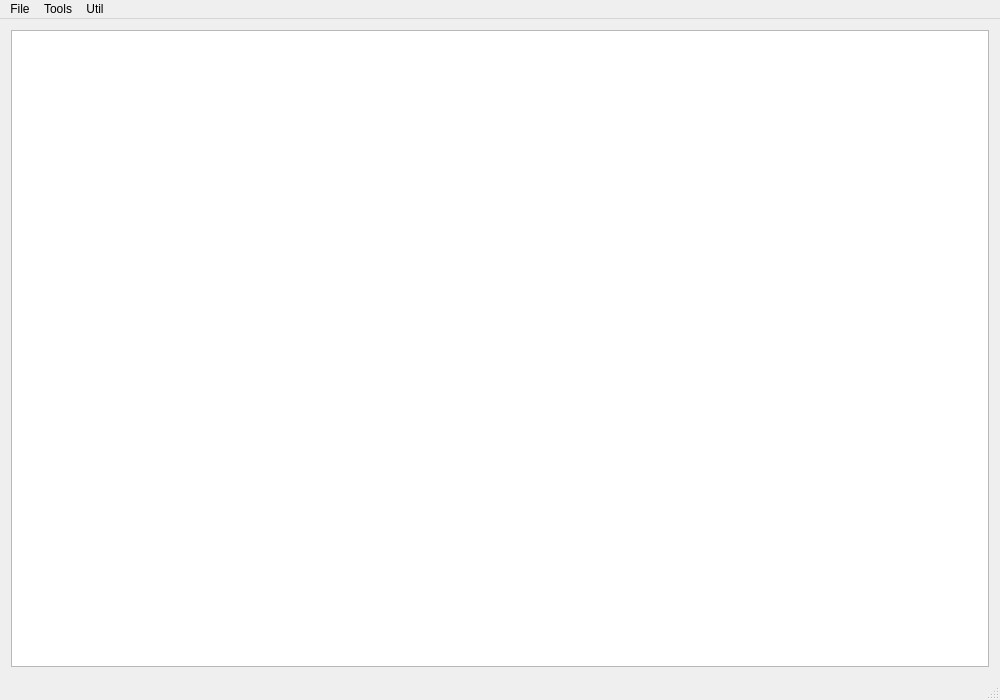
<?xml version="1.0" encoding="UTF-8"?>
<ui version="4.0">
 <class>MainWindow</class>
 <widget class="QMainWindow" name="MainWindow">
  <property name="geometry">
   <rect>
    <x>0</x>
    <y>0</y>
    <width>1000</width>
    <height>700</height>
   </rect>
  </property>
  <property name="windowTitle">
   <string>MainWindow</string>
  </property>
  <widget class="QWidget" name="centralWidget">
   <layout class="QHBoxLayout" name="horizontalLayout">
    <item>
     <widget class="QGraphicsView" name="graphicsView"/>
    </item>
   </layout>
  </widget>
  <widget class="QMenuBar" name="menuBar">
   <property name="geometry">
    <rect>
     <x>0</x>
     <y>0</y>
     <width>1000</width>
     <height>25</height>
    </rect>
   </property>
   <widget class="QMenu" name="menufile">
    <property name="title">
     <string>File</string>
    </property>
    <addaction name="actionopen_file"/>
    <addaction name="actionCreate"/>
    <addaction name="actionSave"/>
    <addaction name="separator"/>
    <addaction name="actionProperties"/>
   </widget>
   <widget class="QMenu" name="menuUtil">
    <property name="title">
     <string>Util</string>
    </property>
    <addaction name="actionGraphWindow"/>
    <addaction name="separator"/>
   </widget>
   <widget class="QMenu" name="menuTools">
    <property name="title">
     <string>Tools</string>
    </property>
    <addaction name="actionDraw_triangle"/>
    <addaction name="actionDraw_line"/>
    <addaction name="actionInvert_circle"/>
    <addaction name="actionCut_image"/>
    <addaction name="actionNew_tool"/>
   </widget>
   <addaction name="menufile"/>
   <addaction name="menuTools"/>
   <addaction name="menuUtil"/>
  </widget>
  <widget class="QStatusBar" name="statusBar"/>
  <action name="actionopen_file">
   <property name="text">
    <string>Open</string>
   </property>
  </action>
  <action name="actionCreate">
   <property name="text">
    <string>Create</string>
   </property>
  </action>
  <action name="actionSave">
   <property name="text">
    <string>Save</string>
   </property>
  </action>
  <action name="actionFile_info">
   <property name="text">
    <string>Information about file</string>
   </property>
  </action>
  <action name="actionAuhor_info">
   <property name="text">
    <string>Author</string>
   </property>
  </action>
  <action name="actionReference">
   <property name="text">
    <string>Reference</string>
   </property>
  </action>
  <action name="actionDraw_triangle">
   <property name="text">
    <string>Draw triangle</string>
   </property>
  </action>
  <action name="actionDraw_line">
   <property name="text">
    <string>Draw line</string>
   </property>
  </action>
  <action name="actionInvert_circle">
   <property name="text">
    <string>Invert circle</string>
   </property>
  </action>
  <action name="actionCut_image">
   <property name="text">
    <string>Cut image</string>
   </property>
  </action>
  <action name="actionNew_tool">
   <property name="text">
    <string>New tool</string>
   </property>
  </action>
  <action name="actionProperties">
   <property name="text">
    <string>Properties</string>
   </property>
  </action>
  <action name="actionGraphWindow">
   <property name="text">
    <string>GraphWindow</string>
   </property>
  </action>
 </widget>
 <layoutdefault spacing="6" margin="11"/>
 <resources/>
 <connections/>
</ui>
